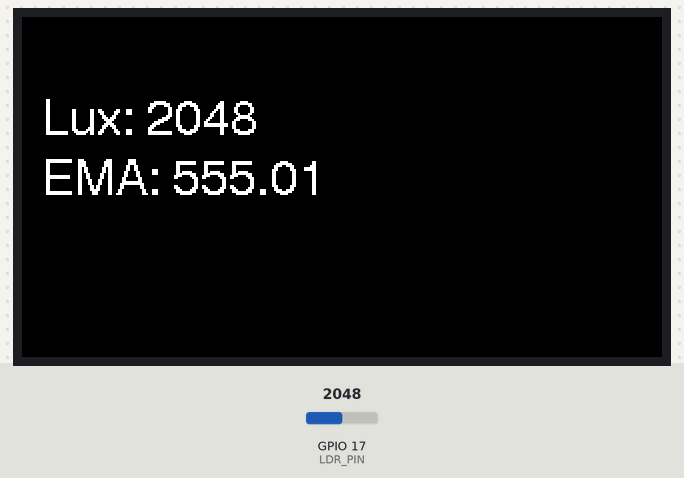
This program was run on a simulated ESP32-S3. On the bench: 320×170 colour display. The test bench sets the inputs (shaded band); at power-on: GPIO 17 (LDR_PIN) = 2048. What the program prints to the serial monitor is not drawn.

Above: at 1.4 s.
1.5 s: GPIO 17 (LDR_PIN) set to 2866
At 2.3 s:
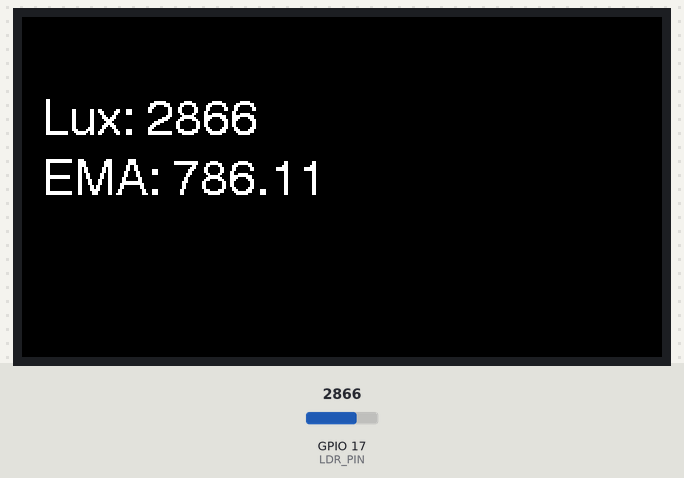
3.9 s: GPIO 17 (LDR_PIN) set to 3603
At 4.6 s:
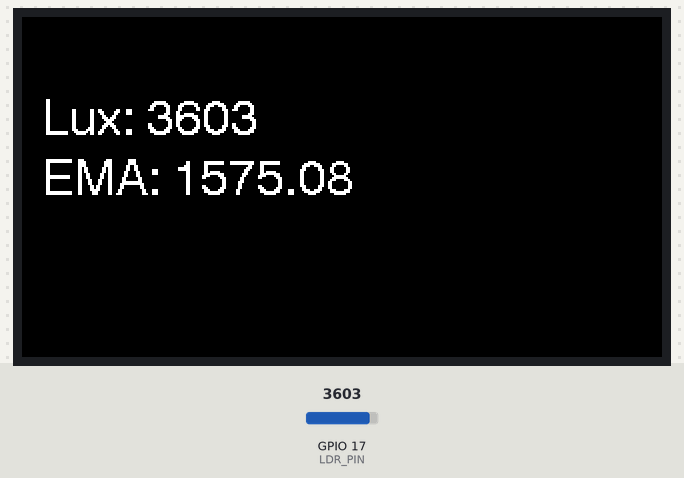
6.2 s: GPIO 17 (LDR_PIN) set to 4095
At 6.8 s:
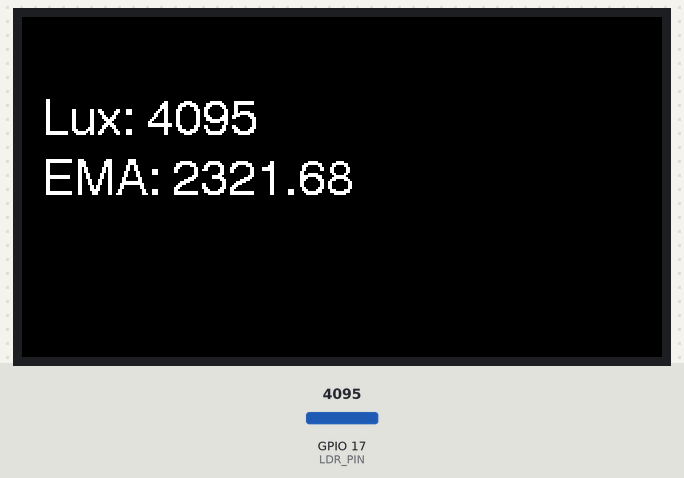
Timing chart, 0 to 9.2 s (numbered marks = the images above; inputs shaded):
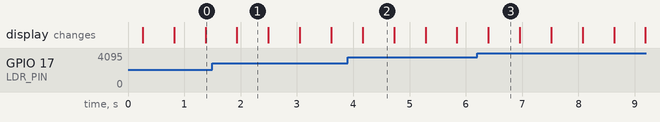

The program:

main.cpp
```cpp
#include <TFT_eSPI.h>
#include <Arduino.h>

int LDR_PIN = 17;  // 조도 센서를 연결한 핀
int LuxValue = 0;  // 조도 센서 값 저장 변수
float EMAValue = 0;  // EMA 값 저장 변수
float alpha = 0.1; // EMA를 위한 알파 값(가중치)

TFT_eSPI tft = TFT_eSPI();

void setup() {
    Serial.begin(115200);
    tft.init();
    tft.setRotation(1);
    tft.fillScreen(TFT_BLACK);
    tft.setTextColor(TFT_WHITE);
}

void loop(){
    LuxValue = analogRead(LDR_PIN); // 조도 센서 값 읽기

    // EMA(t) = alpha * Lux(t) + (1 - alpha) * EMA(t-1)
    EMAValue = alpha * LuxValue + (1 - alpha) * EMAValue;  // EMA 계산

    // 시리얼 모니터에 Lux와 EMA 값 출력
    Serial.print("Lux: ");
    Serial.print(LuxValue);
    Serial.print(", EMA: ");
    Serial.println(EMAValue, 2);  // 소수점 이하 2자리로 출력


    // LCD에 Lux와 EMA 값 출력
    String Lux = "Lux: " + String(LuxValue); // 조도 값을 문자열로 변환
    String EMA = "EMA: " + String(EMAValue, 2); // EMA 값을 문자열로 변환

    tft.fillScreen(TFT_BLACK);
    tft.drawString(Lux, 10, 40, 4);
    tft.drawString(EMA, 10, 70, 4);

    delay(500); // 0.5초 간격으로 값 읽기
}
```

Measured:
- what the display in image 1 shows lasts 0.6 s, from 1.9 s to 2.5 s
